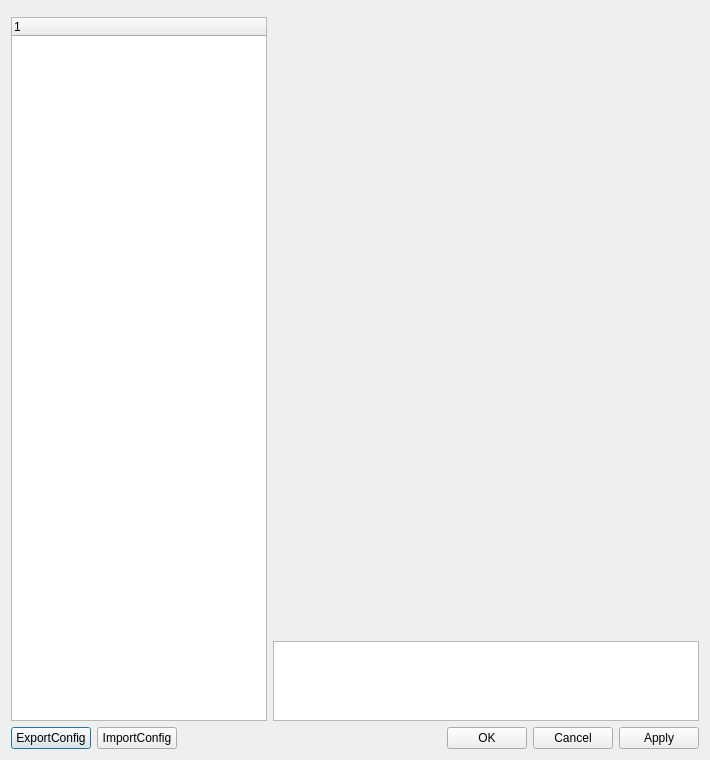
<?xml version="1.0" encoding="UTF-8"?>
<ui version="4.0">
 <class>qg_dlgSetting</class>
 <widget class="QDialog" name="qg_dlgSetting">
  <property name="geometry">
   <rect>
    <x>0</x>
    <y>0</y>
    <width>710</width>
    <height>760</height>
   </rect>
  </property>
  <property name="minimumSize">
   <size>
    <width>0</width>
    <height>740</height>
   </size>
  </property>
  <property name="windowTitle">
   <string>Setting</string>
  </property>
  <layout class="QGridLayout" name="gridLayout">
   <item row="2" column="0" colspan="2">
    <layout class="QHBoxLayout" name="horizontalLayout">
     <item>
      <widget class="QPushButton" name="pushButton_Setting_ExportConfig">
       <property name="text">
        <string>ExportConfig</string>
       </property>
      </widget>
     </item>
     <item>
      <widget class="QPushButton" name="pushButton_Setting_ImportConfig">
       <property name="text">
        <string>ImportConfig</string>
       </property>
      </widget>
     </item>
     <item>
      <spacer name="horizontalSpacer">
       <property name="orientation">
        <enum>Qt::Orientation::Horizontal</enum>
       </property>
       <property name="sizeHint" stdset="0">
        <size>
         <width>40</width>
         <height>20</height>
        </size>
       </property>
      </spacer>
     </item>
     <item>
      <widget class="QPushButton" name="pushButton_Setting_OK">
       <property name="text">
        <string>OK</string>
       </property>
      </widget>
     </item>
     <item>
      <widget class="QPushButton" name="pushButton_Setting_Cancel">
       <property name="text">
        <string>Cancel</string>
       </property>
      </widget>
     </item>
     <item>
      <widget class="QPushButton" name="pushButton_Setting_Apply">
       <property name="text">
        <string>Apply</string>
       </property>
      </widget>
     </item>
    </layout>
   </item>
   <item row="0" column="1" rowspan="2">
    <layout class="QVBoxLayout" name="verticalLayout">
     <item>
      <widget class="QStackedWidget" name="stackedWidget_Setting_Content"/>
     </item>
     <item>
      <widget class="QListWidget" name="listWidget_Setting_ExplanationBox">
       <property name="enabled">
        <bool>true</bool>
       </property>
       <property name="maximumSize">
        <size>
         <width>690</width>
         <height>80</height>
        </size>
       </property>
      </widget>
     </item>
    </layout>
   </item>
   <item row="1" column="0">
    <widget class="QTreeWidget" name="treeWidget_Setting_Menu">
     <property name="sizePolicy">
      <sizepolicy hsizetype="Fixed" vsizetype="Expanding">
       <horstretch>0</horstretch>
       <verstretch>0</verstretch>
      </sizepolicy>
     </property>
     <property name="minimumSize">
      <size>
       <width>256</width>
       <height>0</height>
      </size>
     </property>
     <property name="maximumSize">
      <size>
       <width>256</width>
       <height>16777215</height>
      </size>
     </property>
     <column>
      <property name="text">
       <string notr="true">1</string>
      </property>
     </column>
    </widget>
   </item>
  </layout>
 </widget>
 <layoutdefault spacing="6" margin="11"/>
 <resources/>
 <connections/>
</ui>
